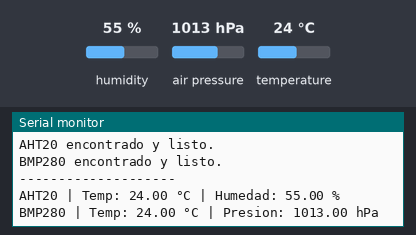
The sketch below on a simulated Arduino Uno, built with avr-gcc and run on an emulated ATmega328P. Parts: the last lines printed to the serial monitor. The test bench sets the inputs (shaded band); at power-on: humidity 55 %, air pressure 1013 hPa, temperature 24 °C.

Above: at 1.2 s.
1.3 s: humidity set to 22 %
At 5.6 s:
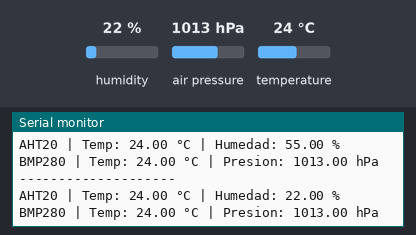
5.7 s: air pressure set to 952 hPa
10.1 s: temperature set to 12 °C
At 11.8 s:
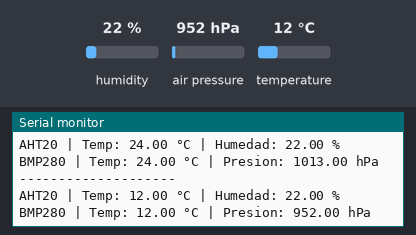

Measured:
- after the input at 1.3 s, the serial monitor: prints a new line after 4.0 s (image 1)
- after the input at 10.1 s, the serial monitor: prints a new line after 0.30 s (image 2)

The sketch:

prueba_sensor_ambiental.ino
```cpp
#include <Wire.h>
#include <Adafruit_AHTX0.h>
#include <Adafruit_BMP280.h>

Adafruit_AHTX0 aht;
Adafruit_BMP280 bmp;

void setup() {
  Serial.begin(9600); // Velocidad de baudios para Arduino UNO

  // Inicializa el bus I2C
  Wire.begin();

  Serial.println("Probando modulo AHT20 + BMP280...");

  // Inicializa el sensor AHT20
  if (!aht.begin()) {
    Serial.println("AHT20 no encontrado. Verifique las conexiones.");
    while (1) delay(10);
  }
  Serial.println("AHT20 encontrado y listo.");

  // Inicializa el sensor BMP280
  // La direccion I2C por defecto es 0x76. Algunos modulos usan 0x77.
  if (!bmp.begin(0x77)) {
    Serial.println("BMP280 no encontrado. Verifique las conexiones o la direccion I2C.");
    while (1) delay(10);
  }
  Serial.println("BMP280 encontrado y listo.");
}

void loop() {
  // --- Lectura de datos del AHT20 ---
  sensors_event_t humidity, temp;
  aht.getEvent(&humidity, &temp);

  // --- Lectura de datos del BMP280 ---
  // Nota: El BMP280 necesita un modo de medicion para leer los datos
  bmp.takeForcedMeasurement();
  float pressure = bmp.readPressure();
  float temp_bmp = bmp.readTemperature();

  Serial.println("--------------------");
  Serial.print("AHT20 | Temp: ");
  Serial.print(temp.temperature);
  Serial.print(" °C | Humedad: ");
  Serial.print(humidity.relative_humidity);
  Serial.println(" %");

  Serial.print("BMP280 | Temp: ");
  Serial.print(temp_bmp);
  Serial.print(" °C | Presion: ");
  Serial.print(pressure / 100.0F); // Convertir de Pa a hPa
  Serial.println(" hPa");

  delay(5000); // Espera 5 segundos antes de la proxima lectura
}
```
